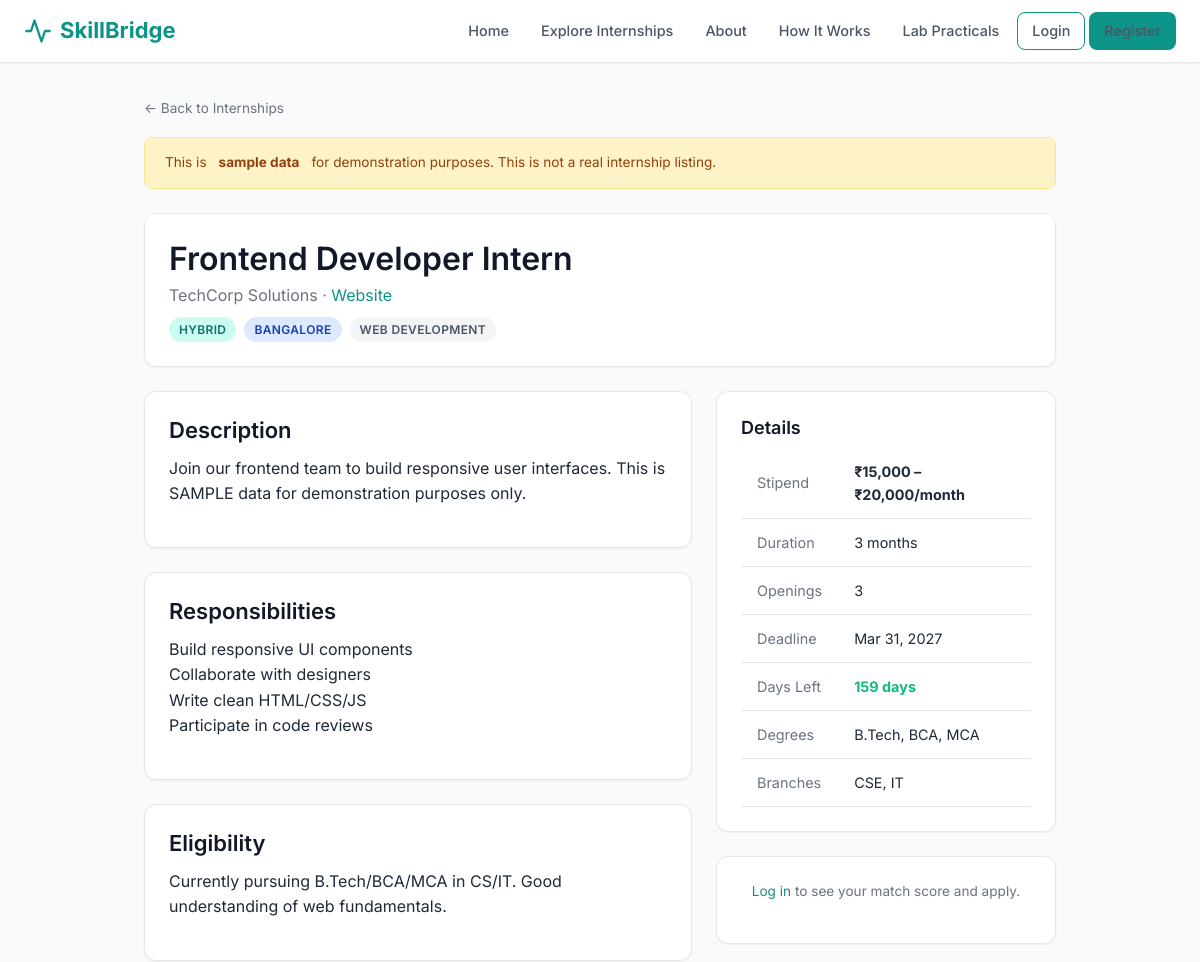
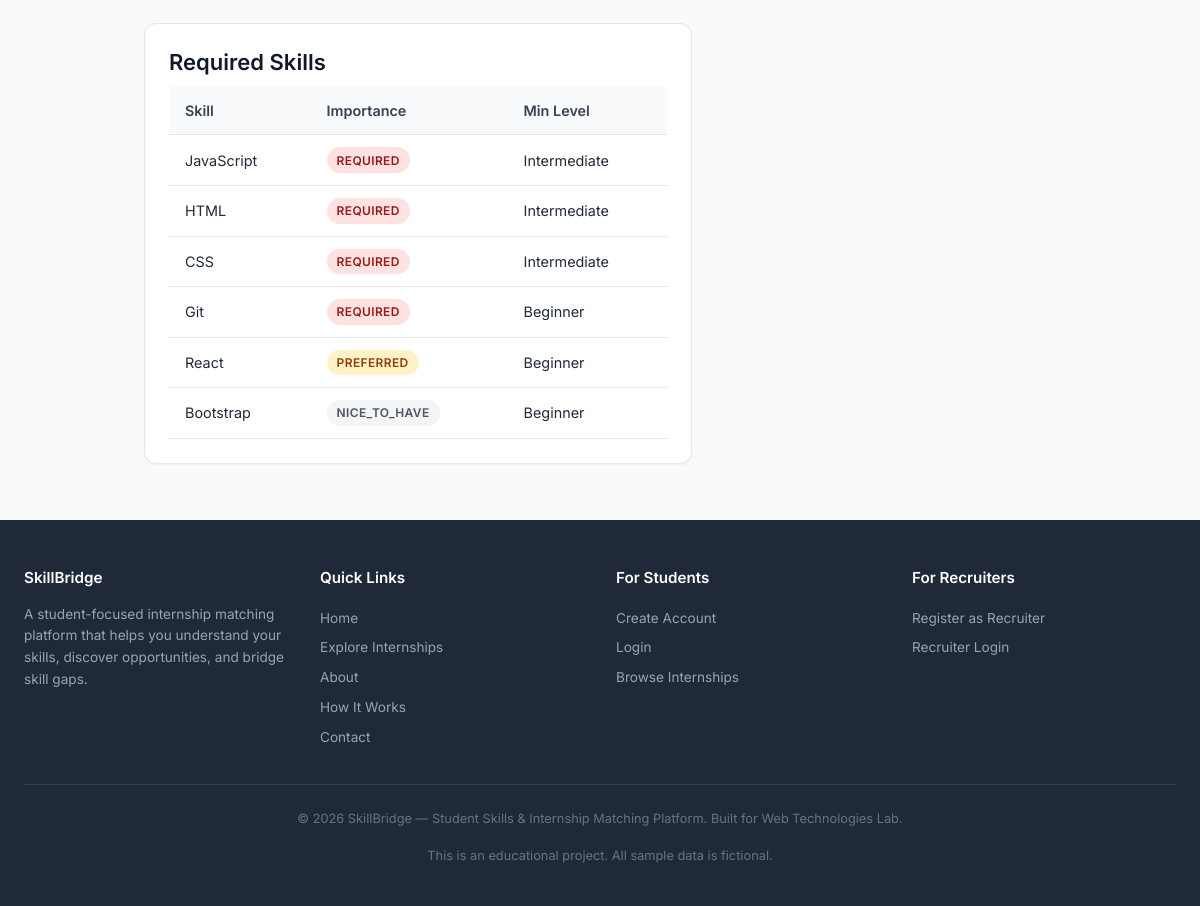
The app's page /internship-details.php with its own data (2 pictures, top to bottom).
### tables this page shows
CREATE TABLE internships (
    id INT AUTO_INCREMENT PRIMARY KEY,
    recruiter_profile_id INT NOT NULL,
    title VARCHAR(200) NOT NULL,
    description TEXT NOT NULL,
    responsibilities TEXT DEFAULT NULL,
    eligibility TEXT DEFAULT NULL,
    eligible_degrees VARCHAR(255) DEFAULT NULL,     
    eligible_branches VARCHAR(255) DEFAULT NULL,    
    min_graduation_year INT DEFAULT NULL,
    max_graduation_year INT DEFAULT NULL,
    location VARCHAR(150) DEFAULT NULL,
    work_mode ENUM('remote', 'hybrid', 'onsite') DEFAULT 'remote',
    stipend_min INT DEFAULT 0,
    stipend_max INT DEFAULT 0,
    is_paid TINYINT(1) DEFAULT 1,
    duration VARCHAR(100) DEFAULT NULL,
    openings INT DEFAULT 1,
    application_instructions TEXT DEFAULT NULL,
    start_date DATE DEFAULT NULL,
    application_deadline DATE DEFAULT NULL,
    status ENUM('draft', 'active', 'closed', 'expired') DEFAULT 'active',
    career_category VARCHAR(100) DEFAULT NULL,
    is_sample TINYINT(1) DEFAULT 0,    
    created_at TIMESTAMP DEFAULT CURRENT_TIMESTAMP,
    updated_at TIMESTAMP DEFAULT CURRENT_TIMESTAMP ON UPDATE CURRENT_TIMESTAMP,
    FOREIGN KEY (recruiter_profile_id) REFERENCES recruiter_profiles(id) ON DELETE CASCADE,
    INDEX idx_status (status),
    INDEX idx_deadline (application_deadline),
    INDEX idx_career (career_category)
);

CREATE TABLE recruiter_profiles (
    id INT AUTO_INCREMENT PRIMARY KEY,
    user_id INT NOT NULL,
    company_name VARCHAR(200) DEFAULT NULL,
    company_website VARCHAR(255) DEFAULT NULL,
    company_description TEXT DEFAULT NULL,
    company_logo_path VARCHAR(255) DEFAULT NULL,
    industry VARCHAR(100) DEFAULT NULL,
    company_size VARCHAR(50) DEFAULT NULL,
    location VARCHAR(150) DEFAULT NULL,
    phone VARCHAR(20) DEFAULT NULL,
    created_at TIMESTAMP DEFAULT CURRENT_TIMESTAMP,
    updated_at TIMESTAMP DEFAULT CURRENT_TIMESTAMP ON UPDATE CURRENT_TIMESTAMP,
    UNIQUE KEY uk_user (user_id),
    FOREIGN KEY (user_id) REFERENCES users(id) ON DELETE CASCADE
);

CREATE TABLE internship_skills (
    id INT AUTO_INCREMENT PRIMARY KEY,
    internship_id INT NOT NULL,
    skill_id INT NOT NULL,
    importance ENUM('required', 'preferred', 'nice_to_have') DEFAULT 'required',
    min_proficiency ENUM('beginner', 'intermediate', 'advanced') DEFAULT 'beginner',
    UNIQUE KEY uk_internship_skill (internship_id, skill_id),
    FOREIGN KEY (internship_id) REFERENCES internships(id) ON DELETE CASCADE,
    FOREIGN KEY (skill_id) REFERENCES skills(id) ON DELETE CASCADE
);

CREATE TABLE skills (
    id INT AUTO_INCREMENT PRIMARY KEY,
    category_id INT NOT NULL,
    name VARCHAR(100) NOT NULL,
    description VARCHAR(255) DEFAULT NULL,
    UNIQUE KEY uk_name (name),
    FOREIGN KEY (category_id) REFERENCES skill_categories(id) ON DELETE CASCADE,
    INDEX idx_category (category_id)
);

### includes/functions.php (called while the page is built, shortened)
<?php
function e(?string $str): string {
    return htmlspecialchars($str ?? '', ENT_QUOTES, 'UTF-8');
}
function formatDate(?string $date, string $format = 'M d, Y'): string {
    $timestamp = strtotime($date);
    return $timestamp ? date($format, $timestamp) : 'N/A';
}
function formatStipend(int $min, int $max, bool $isPaid): string {
    return '₹' . number_format($min) . ' – ₹' . number_format($max) . '/month';
}
function daysRemaining(?string $deadline): ?int {
    $deadlineTime = strtotime($deadline);
    $diff = $deadlineTime - time();
    return (int) ceil($diff / 86400);
}

### includes/auth.php (called while the page is built, shortened)
<?php
function isLoggedIn(): bool {
    return isset($_SESSION['user_id']) && !empty($_SESSION['user_id']);
}

### internship-details.php (the view, shortened to what this page needs)
<?php
require_once __DIR__ . '/includes/auth.php';
require_once __DIR__ . '/includes/functions.php';
$db = getDBOrNull();
$id = (int)($_GET['id'] ?? 1);
$int = null;
$reqSkills = [];
$matchData = null;
$isSaved = false;
$hasApplied = false;
$studentProfileId = null;
if ($db !== null) {
    $stmt = $db->prepare('SELECT i.*, rp.company_name, rp.company_website, rp.company_description, rp.industry FROM internships i JOIN recruiter_profiles rp ON rp.id = i.recruiter_profile_id WHERE i.id = ?');
    $stmt->execute([$id]);
    $int = $stmt->fetch();
    $stmt = $db->prepare('SELECT isr.*, s.name AS skill_name FROM internship_skills isr JOIN skills s ON s.id=isr.skill_id WHERE isr.internship_id=? ORDER BY CASE isr.importance WHEN \'required\' THEN 1 WHEN \'preferred\' THEN 2 WHEN \'nice_to_have\' THEN 3 ELSE 4 END');
    $stmt->execute([$id]);
    $reqSkills = $stmt->fetchAll();
}
$days = daysRemaining($int['application_deadline']);
include __DIR__ . '/includes/header.php';
?>
<div class="main-content">
<div class="container" style="max-width:960px;">
    <a href="/wtproject/explore.php" class="text-muted text-sm">&larr; Back to Internships</a>
    <?php if ($int['is_sample']): ?>
    <div class="alert alert-warning mt-2" style="font-size:0.85rem;">This is <strong>sample data</strong> for demonstration purposes. This is not a real internship listing.</div>
    <?php endif; ?>
    <div class="card mt-2">
        <div class="d-flex justify-between flex-wrap gap-2" style="align-items:flex-start;">
            <div>
                <h1 style="margin-bottom:0.25rem;"><?php echo e($int['title']); ?></h1>
                <p class="text-muted mb-1"><?php echo e($int['company_name']); ?> <?php if($int['company_website']): ?>· <a href="<?php echo e($int['company_website']); ?>" target="_blank">Website</a><?php endif; ?></p>
                <div class="d-flex flex-wrap gap-1 text-sm">
                    <span class="badge badge-primary"><?php echo ucfirst(e($int['work_mode'])); ?></span>
                    <span class="badge badge-info"><?php echo e($int['location'] ?: 'Not specified'); ?></span>
                    <?php if($int['career_category']): ?><span class="badge badge-secondary"><?php echo e($int['career_category']); ?></span><?php endif; ?>
                </div>
            </div>
        </div>
    </div>
    <div style="display:grid;grid-template-columns:1fr 340px;gap:1.5rem;margin-top:1.5rem;" class="dashboard-layout">
        <div>
            <div class="card mb-3"><h3>Description</h3><p style="white-space:pre-line;"><?php echo e($int['description']); ?></p></div>
            <?php if($int['responsibilities']): ?><div class="card mb-3"><h3>Responsibilities</h3><p style="white-space:pre-line;"><?php echo e($int['responsibilities']); ?></p></div><?php endif; ?>
            <?php if($int['eligibility']): ?><div class="card mb-3"><h3>Eligibility</h3><p style="white-space:pre-line;"><?php echo e($int['eligibility']); ?></p></div><?php endif; ?>
            <div class="card mb-3">
                <h3>Required Skills</h3>
                <?php if(empty($reqSkills)): ?><p class="text-muted">No specific skills listed.</p>
                <?php else: ?>
                <table><thead><tr><th>Skill</th><th>Importance</th><th>Min Level</th><?php if($matchData): ?><th>Your Status</th><?php endif; ?></tr></thead><tbody>
                <?php foreach($reqSkills as $rs):
                ?>
                <tr><td><?php echo e($rs['skill_name']); ?></td>
                    <td><span class="badge badge-<?php echo $rs['importance']==='required'?'danger':($rs['importance']==='preferred'?'warning':'secondary'); ?>"><?php echo ucfirst(e($rs['importance'])); ?></span></td>
                    <td><?php echo ucfirst(e($rs['min_proficiency'])); ?></td>
                </tr>
                <?php endforeach; ?></tbody></table>
                <?php endif; ?>
            </div>
        </div>
        <div>
            <div class="card mb-3">
                <h4 class="mb-1">Details</h4>
                <table style="font-size:0.875rem;"><tbody>
                <tr><td class="text-muted" style="padding-right:1rem;">Stipend</td><td><strong><?php echo formatStipend($int['stipend_min'],$int['stipend_max'],$int['is_paid']); ?></strong></td></tr>
                <tr><td class="text-muted">Duration</td><td><?php echo e($int['duration'] ?: 'Not specified'); ?></td></tr>
                <tr><td class="text-muted">Openings</td><td><?php echo (int)$int['openings']; ?></td></tr>
                <tr><td class="text-muted">Deadline</td><td><?php echo formatDate($int['application_deadline']); ?></td></tr>
                <?php if($days !== null): ?><tr><td class="text-muted">Days Left</td><td><strong class="<?php echo $days<=0?'text-danger':($days<=7?'text-danger':'text-success'); ?>"><?php echo $days>0?$days.' days':'Expired'; ?></strong></td></tr><?php endif; ?>
                <?php if($int['eligible_degrees']): ?><tr><td class="text-muted">Degrees</td><td><?php echo e($int['eligible_degrees']); ?></td></tr><?php endif; ?>
                <?php if($int['eligible_branches']): ?><tr><td class="text-muted">Branches</td><td><?php echo e($int['eligible_branches']); ?></td></tr><?php endif; ?>
                </tbody></table>
            </div>
            <?php if ($studentProfileId): ?>
            <div class="card mb-3">
                <?php if ($hasApplied): ?>
                <p class="text-sm">Status: <span class="badge <?php echo statusBadgeClass($application['status']); ?>"><?php echo formatStatus($application['status']); ?></span></p>
                <?php elseif($days !== null && $days <= 0): ?>
                <p class="text-muted text-sm">Application deadline has passed.</p>
                <?php else: ?>
                <form method="POST" action="/wtproject/api/apply.php" style="margin-bottom:0.75rem;">
                    <input type="hidden" name="csrf_token" value="<?php echo e(generateCSRFToken()); ?>">
                    <input type="hidden" name="internship_id" value="<?php echo $id; ?>">
                    <textarea name="cover_note" class="form-control mb-1" rows="3" placeholder="Cover note (optional)"></textarea>
                    <button type="submit" class="btn btn-primary btn-block">Apply Now</button>
                </form>
                <?php endif; ?>
                <button class="btn btn-outline btn-block btn-sm" data-save-id="<?php echo $id; ?>" onclick="toggleSaveInternship(<?php echo $id; ?>, '<?php echo e(generateCSRFToken()); ?>')"><?php echo $isSaved ? '♥ Saved' : '♡ Save'; ?></button>
            </div>
            <?php elseif(!isLoggedIn()): ?>
            <div class="card mb-3"><p class="text-center text-muted text-sm">
                <a href="/wtproject/login.php?redirect=<?php echo urlencode($_SERVER['REQUEST_URI']); ?>">Log in</a> to see your match score and apply.
            </p></div>
            <?php endif; ?>
        </div>
    </div>
</div>
</div>
<?php include __DIR__ . '/includes/footer.php'; ?>

### assets/css/style.css (style rules this page uses)
:root { --primary: #0d9488; --primary-dark: #0f766e; --primary-light: #ccfbf1; --secondary: #4f46e5; --secondary-light: #e0e7ff; --accent: #f59e0b; --success: #10b981; --danger: #ef4444; --warning: #f59e0b; --info: #3b82f6; --purple: #8b5cf6; --gray-50: #f9fafb; --gray-100: #f3f4f6; --gray-200: #e5e7eb; --gray-300: #d1d5db; --gray-400: #9ca3af; --gray-500: #6b7280; --gray-600: #4b5563; --gray-700: #374151; --gray-800: #1f2937; --gray-900: #111827; --white: #ffffff; --font-sans: 'Inter', -apple-system, BlinkMacSystemFont, 'Segoe UI', Roboto, sans-serif; --font-mono: 'Fira Code', 'Consolas', monospace; --shadow-sm: 0 1px 2px 0 rgba(0,0,0,0.05); --shadow: 0 1px 3px 0 rgba(0,0,0,0.1), 0 1px 2px -1px rgba(0,0,0,0.1); --shadow-md: 0 4px 6px -1px rgba(0,0,0,0.1), 0 2px 4px -2px rgba(0,0,0,0.1); --shadow-lg: 0 10px 15px -3px rgba(0,0,0,0.1), 0 4px 6px -4px rgba(0,0,0,0.1); --radius: 8px; --radius-lg: 12px; --transition: all 0.2s ease; }
*, *::before, *::after { margin: 0; padding: 0; box-sizing: border-box; }
html { scroll-behavior: smooth; font-size: 16px; }
body { font-family: var(--font-sans); color: var(--gray-800); background-color: var(--gray-50); line-height: 1.6; min-height: 100vh; display: flex; flex-direction: column; }
a { color: var(--primary); text-decoration: none; transition: var(--transition); }
h1, h2, h3, h4, h5, h6 { color: var(--gray-900); font-weight: 600; line-height: 1.3; margin-bottom: 0.5em; }
h1 { font-size: 2rem; }
h3 { font-size: 1.375rem; }
h4 { font-size: 1.125rem; }
p { margin-bottom: 1rem; }
.container { width: 100%; max-width: 1200px; margin: 0 auto; padding: 0 1.5rem; }
.main-content { flex: 1; padding: 2rem 0; }
.card { background: var(--white); border: 1px solid var(--gray-200); border-radius: var(--radius-lg); padding: 1.5rem; box-shadow: var(--shadow-sm); transition: var(--transition); }
.alert { padding: 0.875rem 1.25rem; border-radius: var(--radius); margin-bottom: 1.5rem; font-size: 0.9rem; display: flex; align-items: center; gap: 0.75rem; border: 1px solid transparent; }
.alert-warning { background: #fef3c7; color: #92400e; border-color: #fde68a; }
.badge { display: inline-flex; align-items: center; padding: 0.2rem 0.625rem; border-radius: 9999px; font-size: 0.75rem; font-weight: 600; text-transform: uppercase; letter-spacing: 0.03em; }
.badge-primary { background: var(--primary-light); color: var(--primary-dark); }
.badge-danger { background: #fee2e2; color: #991b1b; }
.badge-warning { background: #fef3c7; color: #92400e; }
.badge-info { background: #dbeafe; color: #1e40af; }
.badge-secondary { background: var(--gray-100); color: var(--gray-600); }
table { width: 100%; border-collapse: collapse; }
th, td { padding: 0.75rem 1rem; text-align: left; border-bottom: 1px solid var(--gray-200); font-size: 0.9rem; }
th { background: var(--gray-50); font-weight: 600; color: var(--gray-700); white-space: nowrap; }
.dashboard-layout { display: grid; grid-template-columns: 260px 1fr; gap: 2rem; min-height: calc(100vh - 140px); }
.text-center { text-align: center; }
.text-muted { color: var(--gray-500); }
.text-success { color: var(--success); }
.text-sm { font-size: 0.85rem; }
.mt-2 { margin-top: 1rem; }
.mb-1 { margin-bottom: 0.5rem; }
.mb-3 { margin-bottom: 1.5rem; }
.d-flex { display: flex; }
.flex-wrap { flex-wrap: wrap; }
.justify-between { justify-content: space-between; }
.gap-1 { gap: 0.5rem; }
.gap-2 { gap: 1rem; }

### records on screen
internships: title "Frontend Developer Intern", recruiter_profile.company_name "TechCorp Solutions", work_mode "HYBRID", location "BANGALORE", career_category "WEB DEVELOPMENT", description "Join our frontend team to build responsive user interfaces. This is SAMPLE data for demonstration purposes only.", responsibilities "Build responsive UI components Collaborate with designers Write clean HTML/CSS/JS Participate in code reviews", eligibility "Currently pursuing B.Tech/BCA/MCA in CS/IT. Good understanding of web fundamentals.", stipend_min+stipend_max+is_paid "₹15,000 – ₹20,000/month", duration "3 months", openings "3", application_deadline "Mar 31, 2027", application_deadline "159", eligible_degrees "B.Tech, BCA, MCA", eligible_branches "CSE, IT"
internship_skills: skill.name "JavaScript", importance "REQUIRED", min_proficiency "Intermediate"
internship_skills: skill.name "HTML", importance "REQUIRED", min_proficiency "Intermediate"
internship_skills: skill.name "CSS", importance "REQUIRED", min_proficiency "Intermediate"
internship_skills: skill.name "Git", importance "REQUIRED", min_proficiency "Beginner"
internship_skills: skill.name "React", importance "PREFERRED", min_proficiency "Beginner"
internship_skills: skill.name "Bootstrap", importance "NICE_TO_HAVE", min_proficiency "Beginner"
